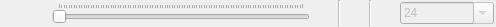
<?xml version="1.0" encoding="UTF-8"?>
<ui version="4.0">
 <class>CPlayer</class>
 <widget class="QWidget" name="CPlayer">
  <property name="enabled">
   <bool>false</bool>
  </property>
  <property name="geometry">
   <rect>
    <x>0</x>
    <y>0</y>
    <width>496</width>
    <height>27</height>
   </rect>
  </property>
  <layout class="QHBoxLayout" name="horizontalLayout">
   <property name="spacing">
    <number>2</number>
   </property>
   <property name="leftMargin">
    <number>0</number>
   </property>
   <property name="topMargin">
    <number>0</number>
   </property>
   <property name="rightMargin">
    <number>2</number>
   </property>
   <property name="bottomMargin">
    <number>0</number>
   </property>
   <item>
    <widget class="QToolButton" name="m_play">
     <property name="toolTip">
      <string>Start/Stop</string>
     </property>
     <property name="text">
      <string/>
     </property>
     <property name="icon">
      <iconset resource="wtools.qrc">
       <normaloff>:/icons/player_play.png</normaloff>:/icons/player_play.png</iconset>
     </property>
     <property name="checkable">
      <bool>true</bool>
     </property>
     <property name="autoRaise">
      <bool>true</bool>
     </property>
    </widget>
   </item>
   <item>
    <widget class="QToolButton" name="m_backward">
     <property name="toolTip">
      <string>Backward one frame</string>
     </property>
     <property name="text">
      <string/>
     </property>
     <property name="icon">
      <iconset resource="wtools.qrc">
       <normaloff>:/icons/player_backward.png</normaloff>:/icons/player_backward.png</iconset>
     </property>
     <property name="checkable">
      <bool>true</bool>
     </property>
     <property name="autoRepeat">
      <bool>true</bool>
     </property>
     <property name="autoRaise">
      <bool>true</bool>
     </property>
    </widget>
   </item>
   <item>
    <widget class="CSlider" name="m_frameNumber">
     <property name="toolTip">
      <string>Frame number</string>
     </property>
     <property name="pageStep">
      <number>1</number>
     </property>
     <property name="orientation">
      <enum>Qt::Horizontal</enum>
     </property>
     <property name="tickPosition">
      <enum>QSlider::TicksAbove</enum>
     </property>
    </widget>
   </item>
   <item>
    <widget class="QToolButton" name="m_forward">
     <property name="toolTip">
      <string>Forward one frame</string>
     </property>
     <property name="text">
      <string/>
     </property>
     <property name="icon">
      <iconset resource="wtools.qrc">
       <normaloff>:/icons/player_forward.png</normaloff>:/icons/player_forward.png</iconset>
     </property>
     <property name="checkable">
      <bool>true</bool>
     </property>
     <property name="autoRepeat">
      <bool>true</bool>
     </property>
     <property name="autoRaise">
      <bool>true</bool>
     </property>
    </widget>
   </item>
   <item>
    <widget class="Line" name="line">
     <property name="orientation">
      <enum>Qt::Vertical</enum>
     </property>
    </widget>
   </item>
   <item>
    <widget class="QToolButton" name="m_averageMax">
     <property name="toolTip">
      <string>Date on which the average is highest</string>
     </property>
     <property name="text">
      <string/>
     </property>
     <property name="icon">
      <iconset resource="wtools.qrc">
       <normaloff>:/icons/max.png</normaloff>:/icons/max.png</iconset>
     </property>
     <property name="checkable">
      <bool>true</bool>
     </property>
     <property name="checked">
      <bool>false</bool>
     </property>
     <property name="autoRaise">
      <bool>true</bool>
     </property>
    </widget>
   </item>
   <item>
    <widget class="Line" name="line_2">
     <property name="orientation">
      <enum>Qt::Vertical</enum>
     </property>
    </widget>
   </item>
   <item>
    <widget class="QToolButton" name="m_amm">
     <property name="toolTip">
      <string>Date on which the average or the maximum is the highest or the lowest</string>
     </property>
     <property name="text">
      <string/>
     </property>
     <property name="icon">
      <iconset resource="wtools.qrc">
       <normaloff>:/icons/amm.png</normaloff>:/icons/amm.png</iconset>
     </property>
     <property name="checkable">
      <bool>true</bool>
     </property>
     <property name="popupMode">
      <enum>QToolButton::InstantPopup</enum>
     </property>
     <property name="autoRaise">
      <bool>true</bool>
     </property>
    </widget>
   </item>
   <item>
    <widget class="QComboBox" name="m_frameRate">
     <property name="toolTip">
      <string>Frame rate (images/s)</string>
     </property>
     <property name="editable">
      <bool>true</bool>
     </property>
     <property name="minimumContentsLength">
      <number>8</number>
     </property>
     <item>
      <property name="text">
       <string>24</string>
      </property>
     </item>
     <item>
      <property name="text">
       <string>12</string>
      </property>
     </item>
     <item>
      <property name="text">
       <string>8</string>
      </property>
     </item>
     <item>
      <property name="text">
       <string>6</string>
      </property>
     </item>
     <item>
      <property name="text">
       <string>4</string>
      </property>
     </item>
     <item>
      <property name="text">
       <string>2</string>
      </property>
     </item>
     <item>
      <property name="text">
       <string>1</string>
      </property>
     </item>
     <item>
      <property name="text">
       <string>1/2</string>
      </property>
     </item>
     <item>
      <property name="text">
       <string>1/4</string>
      </property>
     </item>
    </widget>
   </item>
  </layout>
 </widget>
 <customwidgets>
  <customwidget>
   <class>CSlider</class>
   <extends>QSlider</extends>
   <header>../wtools/slider.hpp</header>
  </customwidget>
 </customwidgets>
 <resources>
  <include location="wtools.qrc"/>
 </resources>
 <connections/>
</ui>
